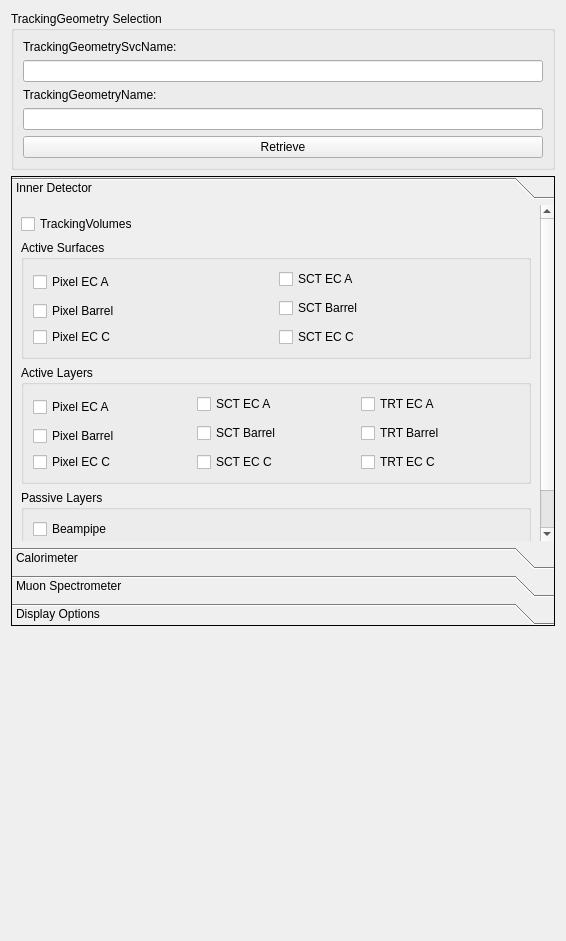
<ui version="4.0" >
 <class>TrackingGeometryControllerForm</class>
 <widget class="QWidget" name="TrackingGeometryControllerForm" >
  <property name="geometry" >
   <rect>
    <x>0</x>
    <y>0</y>
    <width>566</width>
    <height>941</height>
   </rect>
  </property>
  <property name="windowTitle" >
   <string>Form</string>
  </property>
  <layout class="QVBoxLayout" >
   <item>
    <widget class="QGroupBox" name="groupBox_3" >
     <property name="title" >
      <string>TrackingGeometry Selection</string>
     </property>
     <layout class="QVBoxLayout" >
      <item>
       <widget class="QLabel" name="label_TrackingGeometrySvcName" >
        <property name="text" >
         <string>TrackingGeometrySvcName:</string>
        </property>
       </widget>
      </item>
      <item>
       <widget class="QLineEdit" name="lineEdit_TrackingGeometrySvcName" />
      </item>
      <item>
       <widget class="QLabel" name="label_TrackingGeometryName" >
        <property name="text" >
         <string>TrackingGeometryName:</string>
        </property>
       </widget>
      </item>
      <item>
       <widget class="QLineEdit" name="lineEdit_TrackingGeometryName" />
      </item>
      <item>
       <widget class="QPushButton" name="pushButton_Retrieve" >
        <property name="text" >
         <string>Retrieve</string>
        </property>
       </widget>
      </item>
     </layout>
    </widget>
   </item>
   <item>
    <widget class="QToolBox" name="toolBox" >
     <property name="frameShape" >
      <enum>QFrame::Panel</enum>
     </property>
     <property name="currentIndex" >
      <number>0</number>
     </property>
     <widget class="QWidget" name="InnerDetector" >
      <property name="geometry" >
       <rect>
        <x>0</x>
        <y>0</y>
        <width>512</width>
        <height>411</height>
       </rect>
      </property>
      <attribute name="label" >
       <string>Inner Detector</string>
      </attribute>
      <layout class="QVBoxLayout" >
       <item>
        <widget class="QCheckBox" name="checkBox_TrackingVolumes" >
         <property name="text" >
          <string>TrackingVolumes</string>
         </property>
        </widget>
       </item>
       <item>
        <widget class="QGroupBox" name="groupBox_idandcalogeometry_2" >
         <property name="title" >
          <string>Active Surfaces</string>
         </property>
         <layout class="QGridLayout" >
          <item rowspan="2" row="0" column="0" >
           <widget class="QCheckBox" name="checkBox_PixelSurfacesECA" >
            <property name="text" >
             <string>Pixel EC A</string>
            </property>
           </widget>
          </item>
          <item rowspan="2" row="1" column="1" >
           <widget class="QCheckBox" name="checkBox_SctSurfacesBarrel" >
            <property name="text" >
             <string>SCT Barrel</string>
            </property>
           </widget>
          </item>
          <item row="2" column="0" >
           <widget class="QCheckBox" name="checkBox_PixelSurfacesBarrel" >
            <property name="text" >
             <string>Pixel Barrel</string>
            </property>
           </widget>
          </item>
          <item row="3" column="0" >
           <widget class="QCheckBox" name="checkBox_PixelSurfacesECC" >
            <property name="text" >
             <string>Pixel EC C</string>
            </property>
           </widget>
          </item>
          <item row="3" column="1" >
           <widget class="QCheckBox" name="checkBox_SctSurfacesECC" >
            <property name="text" >
             <string>SCT EC C</string>
            </property>
           </widget>
          </item>
          <item row="0" column="1" >
           <widget class="QCheckBox" name="checkBox_SctSurfacesECA" >
            <property name="text" >
             <string>SCT EC A</string>
            </property>
           </widget>
          </item>
         </layout>
        </widget>
       </item>
       <item>
        <widget class="QGroupBox" name="groupBox_idandcalogeometry" >
         <property name="title" >
          <string>Active Layers</string>
         </property>
         <layout class="QGridLayout" >
          <item rowspan="2" row="0" column="0" >
           <widget class="QCheckBox" name="checkBox_PixelLayersECA" >
            <property name="text" >
             <string>Pixel EC A</string>
            </property>
           </widget>
          </item>
          <item row="0" column="1" >
           <widget class="QCheckBox" name="checkBox_SctLayersECA" >
            <property name="text" >
             <string>SCT EC A</string>
            </property>
           </widget>
          </item>
          <item row="0" column="2" >
           <widget class="QCheckBox" name="checkBox_TrtLayersECA" >
            <property name="text" >
             <string>TRT EC A</string>
            </property>
           </widget>
          </item>
          <item rowspan="2" row="1" column="1" >
           <widget class="QCheckBox" name="checkBox_SctLayersBarrel" >
            <property name="text" >
             <string>SCT Barrel</string>
            </property>
           </widget>
          </item>
          <item rowspan="2" row="1" column="2" >
           <widget class="QCheckBox" name="checkBox_TrtLayersBarrel" >
            <property name="text" >
             <string>TRT Barrel</string>
            </property>
           </widget>
          </item>
          <item row="2" column="0" >
           <widget class="QCheckBox" name="checkBox_PixelLayersBarrel" >
            <property name="text" >
             <string>Pixel Barrel</string>
            </property>
           </widget>
          </item>
          <item row="3" column="0" >
           <widget class="QCheckBox" name="checkBox_PixelLayersECC" >
            <property name="text" >
             <string>Pixel EC C</string>
            </property>
           </widget>
          </item>
          <item row="3" column="1" >
           <widget class="QCheckBox" name="checkBox_SctLayersECC" >
            <property name="text" >
             <string>SCT EC C</string>
            </property>
           </widget>
          </item>
          <item row="3" column="2" >
           <widget class="QCheckBox" name="checkBox_TrtLayersECC" >
            <property name="text" >
             <string>TRT EC C</string>
            </property>
           </widget>
          </item>
         </layout>
        </widget>
       </item>
       <item>
        <widget class="QGroupBox" name="groupBox_idandcalogeometry_3" >
         <property name="title" >
          <string>Passive Layers</string>
         </property>
         <layout class="QVBoxLayout" >
          <item>
           <widget class="QCheckBox" name="checkBox_BeamPipeLayer" >
            <property name="text" >
             <string>Beampipe</string>
            </property>
           </widget>
          </item>
          <item>
           <layout class="QHBoxLayout" >
            <item>
             <widget class="QCheckBox" name="checkBox_LayersECA" >
              <property name="text" >
               <string>Endcap A</string>
              </property>
             </widget>
            </item>
            <item>
             <widget class="QCheckBox" name="checkBox_LayersBarrel" >
              <property name="text" >
               <string>Barrel</string>
              </property>
             </widget>
            </item>
            <item>
             <widget class="QCheckBox" name="checkBox_LayersECC" >
              <property name="text" >
               <string>Endcap C</string>
              </property>
             </widget>
            </item>
           </layout>
          </item>
         </layout>
        </widget>
       </item>
       <item>
        <spacer>
         <property name="orientation" >
          <enum>Qt::Vertical</enum>
         </property>
         <property name="sizeHint" >
          <size>
           <width>20</width>
           <height>40</height>
          </size>
         </property>
        </spacer>
       </item>
       <item>
        <spacer>
         <property name="orientation" >
          <enum>Qt::Vertical</enum>
         </property>
         <property name="sizeHint" >
          <size>
           <width>319</width>
           <height>101</height>
          </size>
         </property>
        </spacer>
       </item>
       <item>
        <spacer>
         <property name="orientation" >
          <enum>Qt::Vertical</enum>
         </property>
         <property name="sizeHint" >
          <size>
           <width>319</width>
           <height>101</height>
          </size>
         </property>
        </spacer>
       </item>
      </layout>
     </widget>
     <widget class="QWidget" name="Calorimeter" >
      <attribute name="label" >
       <string>Calorimeter</string>
      </attribute>
     </widget>
     <widget class="QWidget" name="MuonSpectrometer" >
      <property name="geometry" >
       <rect>
        <x>0</x>
        <y>0</y>
        <width>365</width>
        <height>450</height>
       </rect>
      </property>
      <attribute name="label" >
       <string>Muon Spectrometer</string>
      </attribute>
      <layout class="QVBoxLayout" >
       <item>
        <layout class="QVBoxLayout" >
         <item>
          <widget class="QGroupBox" name="groupBox_muonframe" >
           <property name="title" >
            <string>Frame</string>
           </property>
           <layout class="QGridLayout" >
            <item row="0" column="0" >
             <widget class="QLabel" name="frame_00" >
              <property name="text" >
               <string>barrel</string>
              </property>
             </widget>
            </item>
            <item row="0" column="1" >
             <widget class="QLabel" name="frame_01" >
              <property name="text" >
               <string>endcap A</string>
              </property>
             </widget>
            </item>
            <item row="0" column="2" >
             <widget class="QLabel" name="frame_02" >
              <property name="text" >
               <string>endcap C</string>
              </property>
             </widget>
            </item>
            <item row="1" column="0" >
             <widget class="QCheckBox" name="checkBox_MuonStaticFrameB" >
              <property name="text" >
               <string/>
              </property>
             </widget>
            </item>
            <item row="1" column="1" >
             <widget class="QCheckBox" name="checkBox_MuonStaticFrameI" >
              <property name="text" >
               <string/>
              </property>
             </widget>
            </item>
            <item row="1" column="2" >
             <widget class="QCheckBox" name="checkBox_MuonStaticFrameO" >
              <property name="text" >
               <string/>
              </property>
             </widget>
            </item>
           </layout>
          </widget>
         </item>
         <item>
          <widget class="QGroupBox" name="groupBox_muonactivematerial" >
           <property name="title" >
            <string>Active Material</string>
           </property>
           <layout class="QGridLayout" >
            <item row="0" column="1" colspan="3" >
             <widget class="QLabel" name="active_10" >
              <property name="text" >
               <string>Volumes</string>
              </property>
             </widget>
            </item>
            <item row="0" column="4" colspan="3" >
             <widget class="QLabel" name="active_11" >
              <property name="text" >
               <string>Layers</string>
              </property>
             </widget>
            </item>
            <item row="1" column="0" >
             <widget class="QLabel" name="active_1" >
              <property name="text" >
               <string>Barrel(BI/BM/BO)</string>
              </property>
             </widget>
            </item>
            <item row="1" column="1" >
             <widget class="QCheckBox" name="checkBoxBIVol" >
              <property name="text" >
               <string/>
              </property>
             </widget>
            </item>
            <item row="1" column="2" >
             <widget class="QCheckBox" name="checkBoxBMVol" >
              <property name="text" >
               <string/>
              </property>
             </widget>
            </item>
            <item row="1" column="3" >
             <widget class="QCheckBox" name="checkBoxBOVol" >
              <property name="text" >
               <string/>
              </property>
             </widget>
            </item>
            <item row="1" column="4" >
             <widget class="QCheckBox" name="checkBoxBILay" >
              <property name="text" >
               <string/>
              </property>
             </widget>
            </item>
            <item row="1" column="5" >
             <widget class="QCheckBox" name="checkBoxBMLay" >
              <property name="text" >
               <string/>
              </property>
             </widget>
            </item>
            <item row="1" column="6" >
             <widget class="QCheckBox" name="checkBoxBOLay" >
              <property name="text" >
               <string/>
              </property>
             </widget>
            </item>
            <item row="2" column="0" >
             <widget class="QLabel" name="active_2" >
              <property name="text" >
               <string>EndCap(EI/EM/EO)</string>
              </property>
             </widget>
            </item>
            <item row="2" column="1" >
             <widget class="QCheckBox" name="checkBoxEIVol" >
              <property name="text" >
               <string/>
              </property>
             </widget>
            </item>
            <item row="2" column="2" >
             <widget class="QCheckBox" name="checkBoxEMVol" >
              <property name="text" >
               <string/>
              </property>
             </widget>
            </item>
            <item row="2" column="3" >
             <widget class="QCheckBox" name="checkBoxEOVol" >
              <property name="text" >
               <string/>
              </property>
             </widget>
            </item>
            <item row="2" column="4" >
             <widget class="QCheckBox" name="checkBoxEILay" >
              <property name="text" >
               <string/>
              </property>
             </widget>
            </item>
            <item row="2" column="5" >
             <widget class="QCheckBox" name="checkBoxEMLay" >
              <property name="text" >
               <string/>
              </property>
             </widget>
            </item>
            <item row="2" column="6" >
             <widget class="QCheckBox" name="checkBoxEOLay" >
              <property name="text" >
               <string/>
              </property>
             </widget>
            </item>
            <item row="3" column="0" >
             <widget class="QLabel" name="active_3" >
              <property name="text" >
               <string>CSC Stations</string>
              </property>
             </widget>
            </item>
            <item row="3" column="1" >
             <widget class="QCheckBox" name="checkBoxCSCVol" >
              <property name="text" >
               <string/>
              </property>
             </widget>
            </item>
            <item row="3" column="4" >
             <widget class="QCheckBox" name="checkBoxCSCLay" >
              <property name="text" >
               <string/>
              </property>
             </widget>
            </item>
            <item row="4" column="0" >
             <widget class="QLabel" name="active_4" >
              <property name="text" >
               <string>TGC Stations</string>
              </property>
             </widget>
            </item>
            <item row="4" column="1" >
             <widget class="QCheckBox" name="checkBoxTGCVol" >
              <property name="text" >
               <string/>
              </property>
             </widget>
            </item>
            <item row="4" column="4" >
             <widget class="QCheckBox" name="checkBoxTGCLay" >
              <property name="text" >
               <string/>
              </property>
             </widget>
            </item>
           </layout>
          </widget>
         </item>
         <item>
          <widget class="QGroupBox" name="groupBox_muoninertmaterial" >
           <property name="title" >
            <string>Inert Material</string>
           </property>
           <layout class="QGridLayout" >
            <item row="0" column="1" >
             <widget class="QLabel" name="inert_10" >
              <property name="text" >
               <string>Envelopes</string>
              </property>
             </widget>
            </item>
            <item row="0" column="2" >
             <widget class="QLabel" name="inert_11" >
              <property name="text" >
               <string>DenseVols/Layers</string>
              </property>
             </widget>
            </item>
            <item row="1" column="0" >
             <widget class="QLabel" name="inert_1" >
              <property name="text" >
               <string>Barrel Toroids</string>
              </property>
             </widget>
            </item>
            <item row="1" column="1" >
             <widget class="QCheckBox" name="checkBoxBTEnv" >
              <property name="text" >
               <string/>
              </property>
             </widget>
            </item>
            <item row="1" column="2" >
             <widget class="QCheckBox" name="checkBoxBTDL" >
              <property name="text" >
               <string/>
              </property>
             </widget>
            </item>
            <item row="2" column="0" >
             <widget class="QLabel" name="inert_2" >
              <property name="text" >
               <string>Endcap Toroids</string>
              </property>
             </widget>
            </item>
            <item row="2" column="1" >
             <widget class="QCheckBox" name="checkBoxETEnv" >
              <property name="text" >
               <string/>
              </property>
             </widget>
            </item>
            <item row="2" column="2" >
             <widget class="QCheckBox" name="checkBoxETDL" >
              <property name="text" >
               <string/>
              </property>
             </widget>
            </item>
            <item row="3" column="0" >
             <widget class="QLabel" name="inert_3" >
              <property name="text" >
               <string>Shieldings</string>
              </property>
             </widget>
            </item>
            <item row="3" column="1" >
             <widget class="QCheckBox" name="checkBoxShEnv" >
              <property name="text" >
               <string/>
              </property>
             </widget>
            </item>
            <item row="3" column="2" >
             <widget class="QCheckBox" name="checkBoxShDL" >
              <property name="text" >
               <string/>
              </property>
             </widget>
            </item>
            <item row="4" column="0" >
             <widget class="QLabel" name="inert_4" >
              <property name="text" >
               <string>Feet</string>
              </property>
             </widget>
            </item>
            <item row="4" column="1" >
             <widget class="QCheckBox" name="checkBoxFeetEnv" >
              <property name="text" >
               <string/>
              </property>
             </widget>
            </item>
            <item row="4" column="2" >
             <widget class="QCheckBox" name="checkBoxFeetDL" >
              <property name="text" >
               <string/>
              </property>
             </widget>
            </item>
            <item row="5" column="0" >
             <widget class="QLabel" name="inert_5" >
              <property name="text" >
               <string>Rails</string>
              </property>
             </widget>
            </item>
            <item row="5" column="1" >
             <widget class="QCheckBox" name="checkBoxRailEnv" >
              <property name="text" >
               <string/>
              </property>
             </widget>
            </item>
            <item row="5" column="2" >
             <widget class="QCheckBox" name="checkBoxRailDL" >
              <property name="text" >
               <string/>
              </property>
             </widget>
            </item>
           </layout>
          </widget>
         </item>
        </layout>
       </item>
       <item>
        <spacer>
         <property name="orientation" >
          <enum>Qt::Vertical</enum>
         </property>
         <property name="sizeHint" >
          <size>
           <width>20</width>
           <height>40</height>
          </size>
         </property>
        </spacer>
       </item>
      </layout>
     </widget>
     <widget class="QWidget" name="DisplayOptions" >
      <attribute name="label" >
       <string>Display Options</string>
      </attribute>
      <layout class="QVBoxLayout" >
       <item>
        <widget class="QGroupBox" name="groupBox_4" >
         <property name="title" >
          <string>Display Options</string>
         </property>
         <layout class="QVBoxLayout" >
          <item>
           <widget class="QCheckBox" name="checkBox_ClipPlane" >
            <property name="text" >
             <string>Clip Plane</string>
            </property>
           </widget>
          </item>
         </layout>
        </widget>
       </item>
       <item>
        <spacer>
         <property name="orientation" >
          <enum>Qt::Vertical</enum>
         </property>
         <property name="sizeHint" >
          <size>
           <width>20</width>
           <height>40</height>
          </size>
         </property>
        </spacer>
       </item>
      </layout>
     </widget>
    </widget>
   </item>
   <item>
    <spacer>
     <property name="orientation" >
      <enum>Qt::Vertical</enum>
     </property>
     <property name="sizeHint" >
      <size>
       <width>319</width>
       <height>31</height>
      </size>
     </property>
    </spacer>
   </item>
  </layout>
 </widget>
 <resources/>
 <connections/>
</ui>
